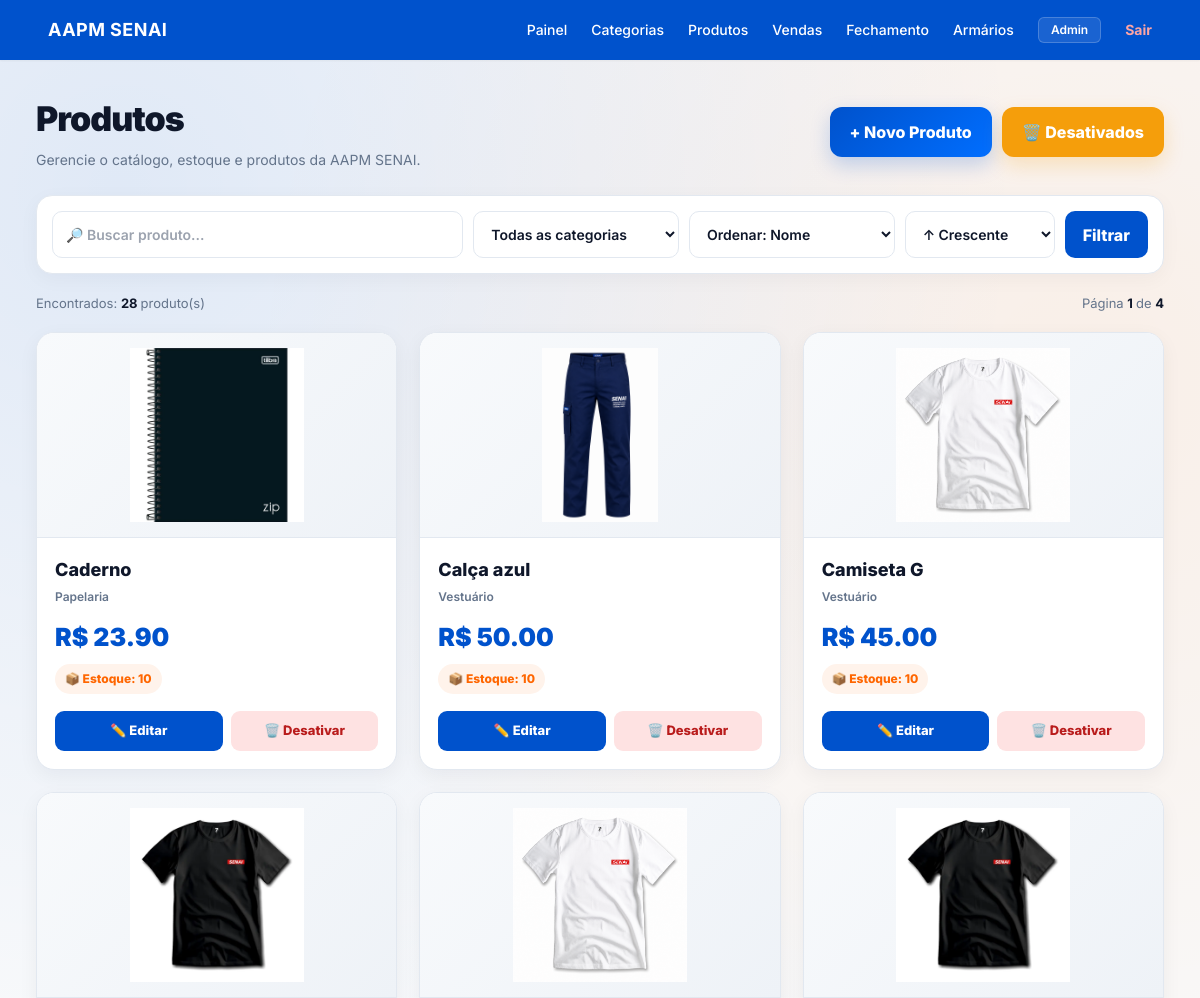
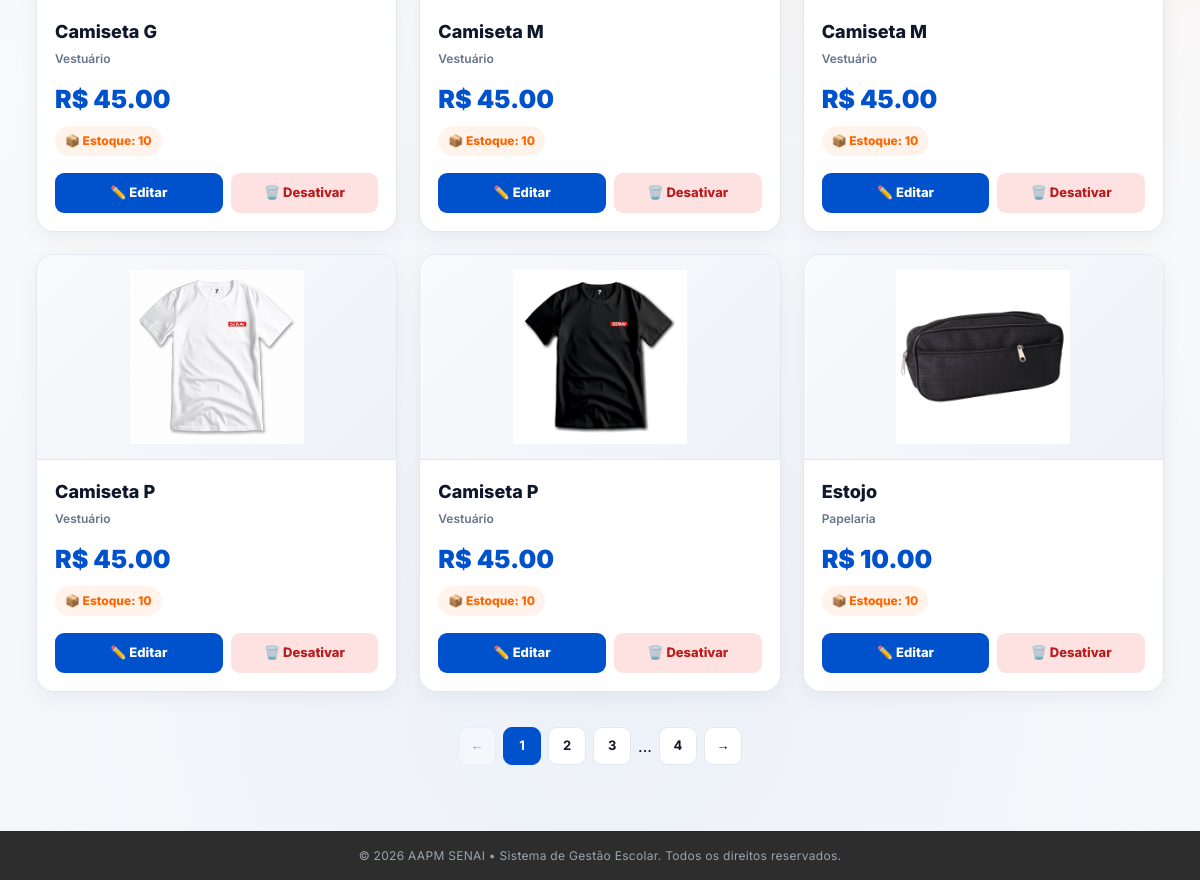
/produtos/ (signed in), run on the app's committed database (2 pictures, top to bottom).
### app/models/produto_model.py (models this page shows, shortened)
class Produto(Base):
    __tablename__ = "produtos"
    id           = Column(Integer, primary_key=True, autoincrement=True, index=True)
    nome         = Column(String(150), nullable=False, index=True)
    preco        = Column(Float, nullable=False, default=0.0)
    ativo        = Column(Boolean, default=True)
    imagem_path  = Column(String(255), nullable=True)
    categoria_id = Column(Integer, ForeignKey("categorias.id", ondelete="SET NULL"), nullable=True)
    categoria    = relationship("Categoria", back_populates="produtos")
    variacoes    = relationship("ProdutoVariacao", back_populates="produto", cascade="all, delete-orphan")

### app/models/categoria_model.py (models this page shows)
class Categoria(Base):
    __tablename__ = "categorias"
    id = Column(Integer, primary_key=True, autoincrement=True, index=True)
    nome = Column(String(100), nullable=False, unique=True, index=True) # Adicionado index=True para busca rápida
    ativo = Column(Boolean, default=True)
    produtos = relationship(
        "Produto",
        back_populates="categoria",
        cascade="all, delete-orphan", # Garante que se a categoria for deletada, a integridade é mantida
        lazy="select"
    )

### app/models/produto_variacao_model.py (models this page shows, shortened)
class ProdutoVariacao(Base):
    __tablename__ = "produto_variacoes"
    __table_args__ = (
        UniqueConstraint("produto_id", "tamanho", "cor", name="uq_variacao_produto_tamanho_cor"),
    )
    id            = Column(Integer, primary_key=True, autoincrement=True, index=True)
    produto_id    = Column(Integer, ForeignKey("produtos.id", ondelete="CASCADE"), nullable=False)
    tamanho       = Column(String(20), nullable=False)
    cor           = Column(String(50), nullable=False)
    sku           = Column(String(50), nullable=True, unique=True)
    preco         = Column(Float, nullable=True)  # se None, usa o preço base do produto
    estoque_atual = Column(Integer, nullable=False, default=0)
    ativo         = Column(Boolean, default=True)
    produto = relationship("Produto", back_populates="variacoes")

### app/controllers/produto_controller.py (the view)
@router.get("/")
def listar_produtos(
    request: Request,
    busca: str = "",
    categoria_id: int = 0,
    pagina: int = 1,
    por_pagina: int = 9,
    ordenar: str = "nome",
    direcao: str = "asc",
    db: Session = Depends(get_db),
    usuario=Depends(get_current_user)
):
    if pagina < 1:
        pagina = 1
    if por_pagina not in [6, 9, 12, 24]:
        por_pagina = 9
    if ordenar not in [
        "nome",
        "preco",
        "estoque"
    ]:
        ordenar = "nome"
    if direcao not in [
        "asc",
        "desc"
    ]:
        direcao = "asc"
    query = db.query(Produto).filter(
        Produto.ativo == True
    )
    if busca:
        busca = busca.strip()
        query = query.filter(
            Produto.nome.ilike(
                f"%{busca}%"
            )
        )
    if categoria_id:
        query = query.filter(
            Produto.categoria_id == categoria_id
        )
    if ordenar == "nome":
        campo = Produto.nome
    elif ordenar == "preco":
        campo = Produto.preco
    else:
        campo = Produto.nome
    if direcao == "desc":
        query = query.order_by(
            campo.desc()
        )
    else:
        query = query.order_by(
            campo.asc()
        )
    total = query.count()
    total_paginas = max(
        1,
        (total + por_pagina - 1)
        // por_pagina
    )
    if pagina > total_paginas:
        pagina = total_paginas
    offset = (
        pagina - 1
    ) * por_pagina
    produtos = (
        query
        .offset(offset)
        .limit(por_pagina)
        .all()
    )
    categorias = (
        db.query(Categoria)
        .filter(
            Categoria.ativo == True
        )
        .order_by(
            Categoria.nome.asc()
        )
        .all()
    )
    paginas = []
    inicio = max(
        1,
        pagina - 2
    )
    fim = min(
        total_paginas,
        pagina + 2
    )
    for numero in range(
        inicio,
        fim + 1
    ):
        paginas.append(numero)
    return templates.TemplateResponse(
        request,
        "produtos/index.html",
        {
            "request": request,
            "usuario": usuario,
            "produtos": produtos,
            "categorias": categorias,
            "busca": busca,
            "categoria_id": categoria_id,
            "pagina": pagina,
            "por_pagina": por_pagina,
            "total": total,
            "total_paginas": total_paginas,
            "paginas": paginas,
            "ordenar": ordenar,
            "direcao": direcao,
        }
    )

### app/templates/produtos/index.html (shortened to what this page needs)
{% extends "base.html" %}
{% block conteudo %}
<div class="produtos-wrapper">
    <div class="produtos-top">
        <div>
            <div class="produtos-title">
                Produtos
            </div>
            <div class="produtos-subtitle">
                Gerencie o catálogo, estoque e produtos da AAPM SENAI.
            </div>
        </div>
        {% if usuario.role == 'ADMIN' %}
        <div style="display: flex; gap: 10px;">
            <a
                href="/produtos/novo"
                class="btn-novo"
            >
                + Novo Produto
            </a>
            <a
                href="/produtos/desativados/listar"
                style="background: #f59e0b; border: none; text-decoration: none; padding: 13px 20px; border-radius: 12px; font-weight: 800; color: white; box-shadow: 0 8px 20px rgba(245, 158, 11, .22); transition: .2s;"
                onmouseover="this.style.background='#d97706'; this.style.transform='translateY(-2px)'; this.style.boxShadow='0 12px 25px rgba(245, 158, 11, .3)';"
                onmouseout="this.style.background='#f59e0b'; this.style.transform='translateY(0)'; this.style.boxShadow='0 8px 20px rgba(245, 158, 11, .22)';"
            >
                🗑️ Desativados
            </a>
        </div>
        {% endif %}
    </div>
    <form
        class="filtros"
        method="get"
    >
        <input
            type="text"
            name="busca"
            placeholder="🔎 Buscar produto..."
            value="{{ busca }}"
        >
        <select name="categoria_id">
            <option value="0">
                Todas as categorias
            </option>
        </select>
        <select name="ordenar">
            <option
                value="nome"
                {% if ordenar == "nome" %}
                    selected
                {% endif %}
            >
                Ordenar: Nome
            </option>
        </select>
        <select name="direcao">
            <option
                value="asc"
                {% if direcao == "asc" %}
                    selected
                {% endif %}
            >
                ↑ Crescente
            </option>
        </select>
        <button
            type="submit"
            class="btn-filtrar"
        >
            Filtrar
        </button>
    </form>
    <div class="resumo">
        <div>
            Encontrados:
            <strong>
                {{ total }}
            </strong>
            produto(s)
        </div>
        <div>
            Página
            <strong>
                {{ pagina }}
            </strong>
            de
            <strong>
                {{ total_paginas }}
            </strong>
        </div>
    </div>
    <div class="produtos-grid">
        {% for p in produtos %}
        <div class="produto-card">
            <div class="produto-img">
                <img
                    src="{{ p.imagem_url if p.imagem_url else 'https://placehold.co/300x200/f1f5f9/94a3b8?text=Sem+Imagem' }}"
                    alt="{{ p.nome }}"
                    onerror="
                        this.onerror=null;
                        this.src='https://placehold.co/300x200/f1f5f9/94a3b8?text=Sem+Imagem';
                    "
                >
            </div>
            <div class="produto-content">
                <a
                    class="produto-nome"
                    href="/produtos/{{ p.id }}"
                >
                    {{ p.nome }}
                </a>
                <div class="produto-categoria">
                    {{ p.categoria.nome
                       if p.categoria
                       else "Sem categoria" }}
                </div>
                <div class="produto-preco">
                    R$
                    {{ "%.2f"|format(p.preco) }}
                </div>
                <span class="estoque">
                    📦 Estoque:
                    {{ p.estoque_total }}
                </span>
                {% if usuario.role == 'ADMIN' %}
                <div class="acoes">
                    <a
                        href="/produtos/{{ p.id }}/editar"
                        class="btn-editar"
                    >
                        ✏️ Editar
                    </a>
                    <form
                        action="/produtos/{{ p.id }}/desativar"
                        method="post"
                        style="flex:1;"
                        onsubmit="
                            return confirm(
                                'Deseja desativar {{ p.nome }}?'
                            );
                        "
                    >
                        <button
                            type="submit"
                            class="btn-desativar"
                            style="width:100%;"
                        >
                            🗑️ Desativar
                        </button>
                    </form>
                </div>
                {% endif %}
            </div>
        </div>
        {% endfor %}
    </div>
    {% if total_paginas > 1 %}
    <div class="paginacao">
        <a
            class="pagina {% if pagina <= 1 %}desativada{% endif %}"
            href="?pagina={{ pagina - 1 }}&por_pagina={{ por_pagina }}&busca={{ busca|urlencode }}&categoria_id={{ categoria_id }}&ordenar={{ ordenar }}&direcao={{ direcao }}"
        >
            ←
        </a>
        {% for numero in paginas %}
        <a
            class="pagina {% if numero == pagina %}ativa{% endif %}"
            href="?pagina={{ numero }}&por_pagina={{ por_pagina }}&busca={{ busca|urlencode }}&categoria_id={{ categoria_id }}&ordenar={{ ordenar }}&direcao={{ direcao }}"
        >
            {{ numero }}
        </a>
        {% endfor %}
        {% if pagina < total_paginas - 2 %}
        <span>...</span>
        <a
            class="pagina"
            href="?pagina={{ total_paginas }}&por_pagina={{ por_pagina }}&busca={{ busca|urlencode }}&categoria_id={{ categoria_id }}&ordenar={{ ordenar }}&direcao={{ direcao }}"
        >
            {{ total_paginas }}
        </a>
        {% endif %}
        <a
            class="pagina {% if pagina >= total_paginas %}desativada{% endif %}"
            href="?pagina={{ pagina + 1 }}&por_pagina={{ por_pagina }}&busca={{ busca|urlencode }}&categoria_id={{ categoria_id }}&ordenar={{ ordenar }}&direcao={{ direcao }}"
        >
            →
        </a>
    </div>
    {% endif %}
</div>
{% endblock %}

### app/static/css/style.css (style rules this page uses)
:root { --blue:#0052cc; --orange:#ff6a00; --bg:#f5f7fb; --text:#0f172a; --muted:#64748b; }
body { margin:0; font-family:Inter, sans-serif; background: radial-gradient(circle at 10% 10%, rgba(0,82,204,.10), transparent 45%), radial-gradient(circle at 90% 20%, rgba(255,106,0,.08), transparent 45%), radial-gradient(circle at 50% 90%, rgba(0,82,204,.05), transparent 50%), var(--bg); }

### app/templates/base.html (style rules this page uses)
body { font-family: 'Inter', sans-serif; }

### app/templates/produtos/index.html (style rules this page uses)
:root { --blue: #0052cc; --blue-dark: #003d99; --orange: #ff6600; --orange-light: #fff3eb; --bg: #f5f7fb; --text: #0f172a; --muted: #64748b; --border: #e2e8f0; }
.produtos-wrapper { max-width: 1250px; margin: 0 auto; padding: 25px 20px 50px; font-family: Inter, Arial, sans-serif; }
.produtos-top { display: flex; justify-content: space-between; align-items: center; margin-bottom: 25px; }
.produtos-title { font-size: 34px; font-weight: 900; color: var(--text); letter-spacing: -1px; }
.produtos-subtitle { margin-top: 5px; color: var(--muted); font-size: 14px; }
.btn-novo { background: linear-gradient( 135deg, var(--blue), #006eff ); color: white; text-decoration: none; padding: 13px 20px; border-radius: 12px; font-weight: 800; box-shadow: 0 8px 20px rgba(0,82,204,.22); transition: .2s; }
.filtros { background: white; border: 1px solid var(--border); border-radius: 16px; padding: 15px; display: grid; grid-template-columns: 2fr 1fr 1fr auto auto; gap: 10px; margin-bottom: 20px; box-shadow: 0 5px 20px rgba(15,23,42,.04); }
.filtros input, .filtros select { width: 100%; box-sizing: border-box; padding: 12px 13px; border-radius: 10px; border: 1px solid var(--border); outline: none; background: #fff; font-size: 14px; color: var(--text); font-weight: 600; }
.btn-filtrar { border: none; background: var(--blue); color: white; padding: 0 18px; border-radius: 10px; font-weight: 800; cursor: pointer; }
.resumo { display: flex; justify-content: space-between; align-items: center; margin-bottom: 18px; color: var(--muted); font-size: 13px; }
.resumo strong { color: var(--text); }
.produtos-grid { display: grid; grid-template-columns: repeat(3, 1fr); gap: 22px; }
.produto-card { background: white; border: 1px solid var(--border); border-radius: 18px; overflow: hidden; transition: transform .2s, box-shadow .2s; box-shadow: 0 6px 20px rgba(15,23,42,.05); }
.produto-img { height: 205px; background: linear-gradient( 135deg, #f8fafc, #eef2f7 ); display: flex; align-items: center; justify-content: center; border-bottom: 1px solid var(--border); }
.produto-img img { width: 100%; height: 100%; object-fit: contain; padding: 15px; box-sizing: border-box; }
.produto-content { padding: 18px; }
.produto-nome { font-size: 18px; font-weight: 800; color: var(--text); margin-bottom: 5px; display: block; text-decoration: none; }
.produto-categoria { color: var(--muted); font-size: 12px; font-weight: 600; }
.produto-preco { color: var(--blue); font-size: 25px; font-weight: 900; margin-top: 13px; }
.estoque { display: inline-block; margin-top: 8px; padding: 6px 10px; border-radius: 999px; background: var(--orange-light); color: var(--orange); font-size: 12px; font-weight: 800; }
.acoes { display: flex; gap: 8px; margin-top: 17px; }
.btn-editar { flex: 1; text-align: center; padding: 10px; border-radius: 9px; background: var(--blue); color: white; text-decoration: none; font-size: 13px; font-weight: 800; }
.btn-desativar { flex: 1; border: none; padding: 10px; border-radius: 9px; background: #fee2e2; color: #b91c1c; font-size: 13px; font-weight: 800; cursor: pointer; }
.paginacao { display: flex; justify-content: center; align-items: center; gap: 7px; margin-top: 35px; }
.pagina { min-width: 38px; height: 38px; display: flex; align-items: center; justify-content: center; border-radius: 9px; text-decoration: none; border: 1px solid var(--border); background: white; color: var(--text); font-weight: 700; font-size: 13px; }
.pagina.ativa { background: var(--blue); border-color: var(--blue); color: white; }
.pagina.desativada { opacity: .4; pointer-events: none; }

### data on the page
Produto: imagem_path (picture), nome "Caderno", categoria "Papelaria", preco "23.90", estoque_total "10"
Produto: imagem_path (picture), nome "Calça azul", categoria "Vestuário", preco "50.00", estoque_total "10"
Produto: imagem_path (picture), nome "Camiseta G", categoria "Vestuário", preco "45.00", estoque_total "10"
Produto: imagem_path (picture), nome "Camiseta G", categoria "Vestuário", preco "45.00", estoque_total "10"
Produto: imagem_path (picture), nome "Camiseta M", categoria "Vestuário", preco "45.00", estoque_total "10"
Produto: imagem_path (picture), nome "Camiseta M", categoria "Vestuário", preco "45.00", estoque_total "10"
Produto: imagem_path (picture), nome "Camiseta P", categoria "Vestuário", preco "45.00", estoque_total "10"
Produto: imagem_path (picture), nome "Camiseta P", categoria "Vestuário", preco "45.00", estoque_total "10"
Produto: imagem_path (picture), nome "Estojo", categoria "Papelaria", preco "10.00", estoque_total "10"

### other printed values
{{ usuario.nome }} "Admin"
{{ total }} "28"
{{ pagina }} "1"
{{ total_paginas }} "4"
{{ numero }} "1" "2" "3"
